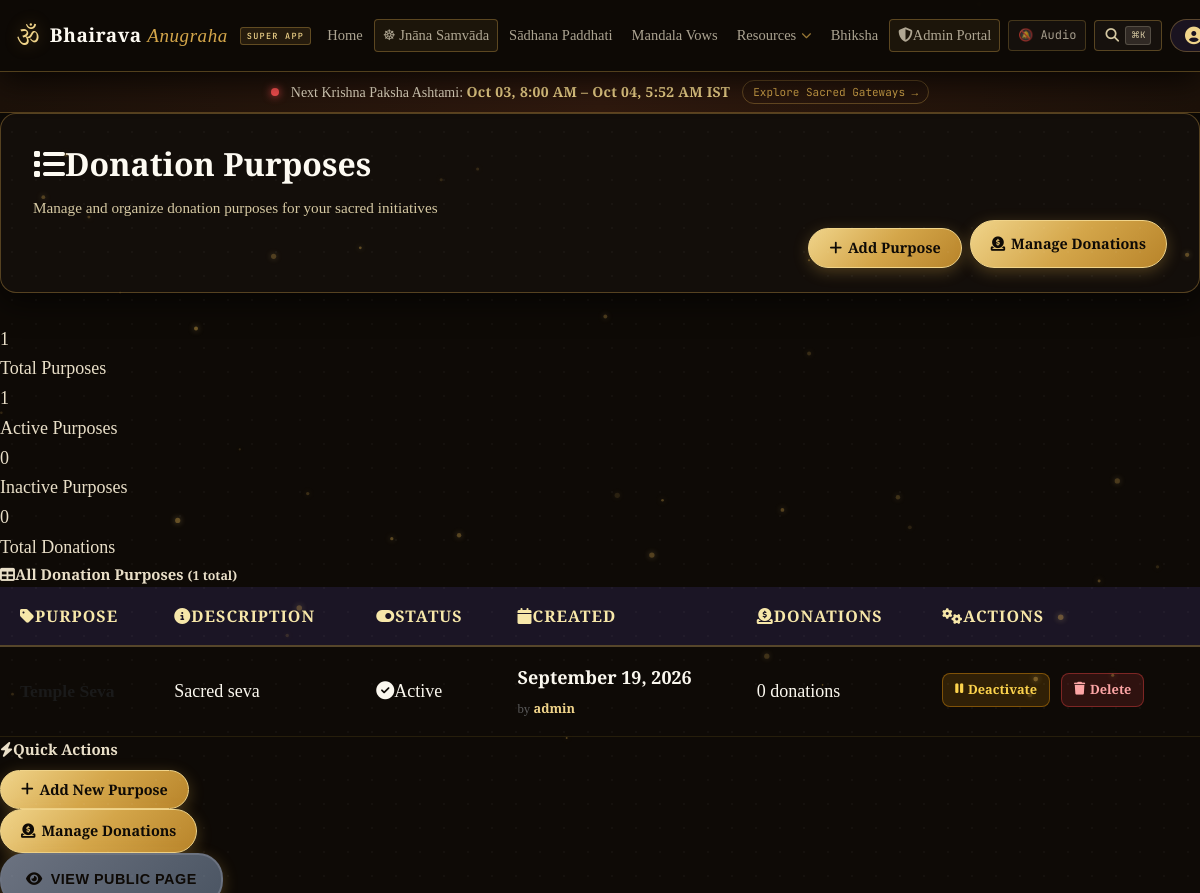
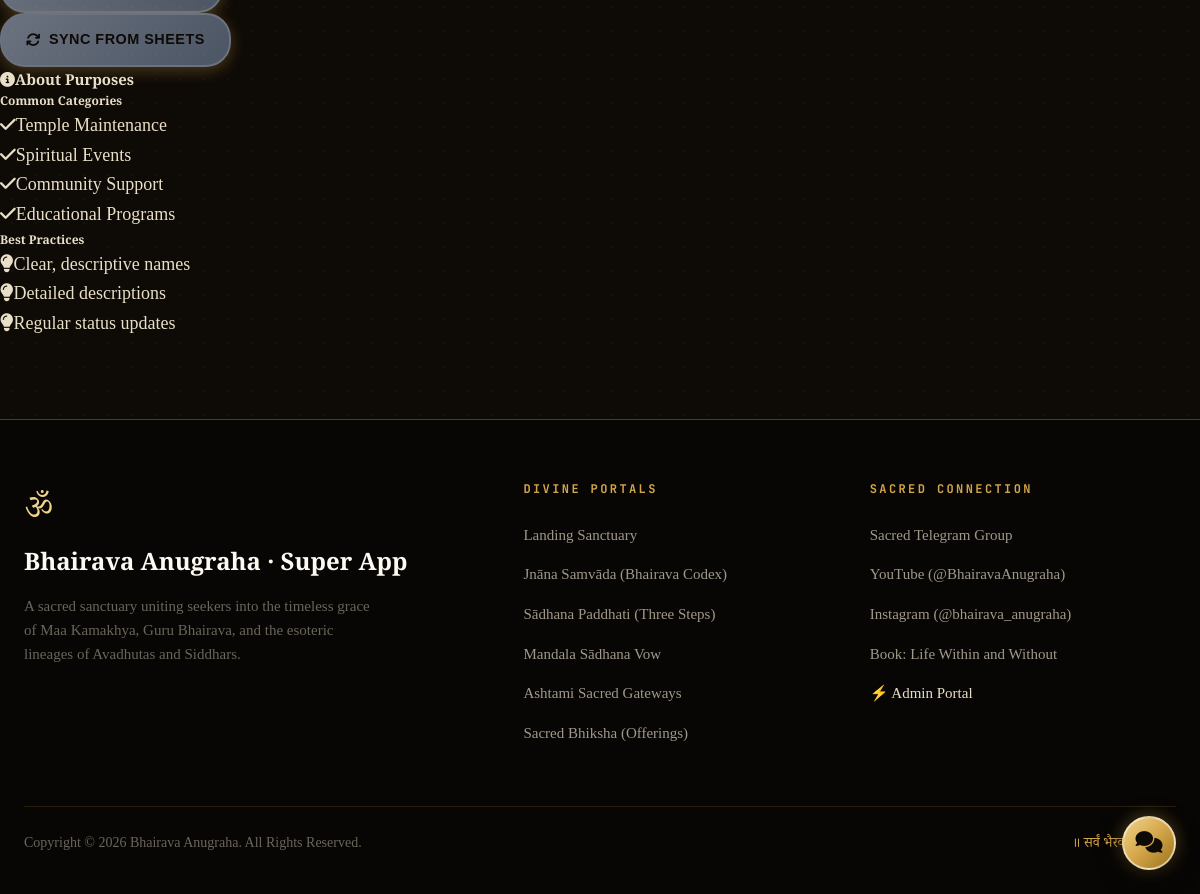
Screenshot of /admin/donation-purposes (signed in) with the database file from the repository (2 pictures, top to bottom).
### models.py (models this page shows, shortened)
class DonationPurpose(db.Model):
    id = db.Column(db.Integer, primary_key=True)
    name = db.Column(db.String(100), nullable=False, unique=True)
    description = db.Column(db.Text, nullable=True)
    is_active = db.Column(db.Boolean, default=True)
    created_at = db.Column(db.DateTime, default=datetime.utcnow)
    created_by = db.Column(db.Integer, db.ForeignKey('user.id'), nullable=True, default=1)
    creator = db.relationship('User', foreign_keys=[created_by], backref='created_purposes')

class User(UserMixin, db.Model):
    id = db.Column(db.Integer, primary_key=True)
    username = db.Column(db.String(80), unique=True, nullable=False)
    email = db.Column(db.String(120), unique=True, nullable=False)
    password_hash = db.Column(db.String(255), nullable=False)
    full_name = db.Column(db.String(100), nullable=False)
    phone = db.Column(db.String(20), nullable=True)
    address = db.Column(db.Text, nullable=True)
    role = db.Column(db.String(20), default='user')  # 'admin' or 'user'
    is_approved = db.Column(db.Boolean, default=False)
    is_active = db.Column(db.Boolean, default=True)
    created_at = db.Column(db.DateTime, default=datetime.utcnow)
    last_active = db.Column(db.DateTime, nullable=True)  # Last activity timestamp
    approved_at = db.Column(db.DateTime, nullable=True)
    approved_by = db.Column(db.Integer, db.ForeignKey('user.id'), nullable=True)
    practice_level = db.Column(db.String(50), nullable=True)  # Beginner, Intermediate, Advanced
    purpose = db.Column(db.Text, nullable=False)  # Purpose for starting sadhana
    profile_picture = db.Column(db.String(255), nullable=True)  # Path to profile picture
    date_of_birth = db.Column(db.Date, nullable=True)
    gender = db.Column(db.String(20), nullable=False, default='Other')
    location = db.Column(db.String(100), nullable=True)
    preferred_language = db.Column(db.String(50), nullable=True)
    referral_source = db.Column(db.String(100), nullable=True)
    mandala_1_access = db.Column(db.Boolean, default=True)  # All users get access to Mandala 1
    mandala_2_access = db.Column(db.Boolean, default=False)  # Admin must approve
    mandala_3_access = db.Column(db.Boolean, default=False)  # Admin must approve
    rudraksha_8_mukhi_access = db.Column(db.Boolean, default=False)  # Admin must approve
    rudraksha_11_mukhi_access = db.Column(db.Boolean, default=False)  # Admin must approve
    rudraksha_14_mukhi_access = db.Column(db.Boolean, default=False)  # Admin must approve
    pratham_charana_diksha_access = db.Column(db.Boolean, default=False)  # Admin must approve
    dutiya_charana_access = db.Column(db.Boolean, default=False)  # Admin must approve
    tritiya_charana_access = db.Column(db.Boolean, default=False)  # Admin must approve
    devi_mandala_1_access = db.Column(db.Boolean, default=True)  # All approved users get access
    devi_mandala_2_access = db.Column(db.Boolean, default=False)  # Admin must approve
    devi_mandala_3_access = db.Column(db.Boolean, default=False)  # Admin must approve
    mandala_1_completed_at = db.Column(db.DateTime, nullable=True)
    mandala_2_completed_at = db.Column(db.DateTime, nullable=True)
    mandala_3_completed_at = db.Column(db.DateTime, nullable=True)
    rudraksha_8_mukhi_completed_at = db.Column(db.DateTime, nullable=True)
    rudraksha_11_mukhi_completed_at = db.Column(db.DateTime, nullable=True)
    rudraksha_14_mukhi_completed_at = db.Column(db.DateTime, nullable=True)
    pratham_charana_diksha_completed_at = db.Column(db.DateTime, nullable=True)
    dutiya_charana_completed_at = db.Column(db.DateTime, nullable=True)
    tritiya_charana_completed_at = db.Column(db.DateTime, nullable=True)
    mandala_1_started_at = db.Column(db.DateTime, nullable=True)
    mandala_2_started_at = db.Column(db.DateTime, nullable=True)
    mandala_3_started_at = db.Column(db.DateTime, nullable=True)
    rudraksha_8_mukhi_started_at = db.Column(db.DateTime, nullable=True)
    rudraksha_11_mukhi_started_at = db.Column(db.DateTime, nullable=True)
    rudraksha_14_mukhi_started_at = db.Column(db.DateTime, nullable=True)
    pratham_charana_diksha_started_at = db.Column(db.DateTime, nullable=True)
    dutiya_charana_started_at = db.Column(db.DateTime, nullable=True)
    tritiya_charana_started_at = db.Column(db.DateTime, nullable=True)
    def is_admin(self):
        return self.role == 'admin'

### app.py (the view, shortened to what this page needs)
@app.route('/admin/donation-purposes', methods=['GET', 'POST'])
@login_required
def donation_purposes():
    if not current_user.is_admin():
        flash('Access denied.', 'error')
        return redirect(url_for('home'))
    form = DonationPurposeForm()
    purposes = DonationPurpose.query.all()
    return render_template('admin/donation_purposes.html', form=form, purposes=purposes, page_title='Donation Purposes - Admin Desk')

### templates/admin/donation_purposes.html (shortened to what this page needs)
{% extends "base.html" %}
{% block content %}
<div class="admin-header">
    <div class="row align-items-center">
        <div class="col-lg-8">
            <h1>
                <i class="fas fa-list me-2"></i>Donation Purposes
            </h1>
            <p class="mb-0">Manage and organize donation purposes for your sacred initiatives</p>
        </div>
        <div class="col-lg-4 text-lg-end">
            <div class="admin-actions">
                <button id="toggle-add-form" class="btn-admin btn-admin-success">
                    <i class="fas fa-plus me-2"></i>Add Purpose
                </button>
                <a href="{{ url_for('admin_donations') }}" class="btn-admin">
                    <i class="fas fa-donate me-2"></i>Manage Donations
                </a>
            </div>
        </div>
    </div>
</div>
<div class="admin-stats">
    <div class="admin-stat-card">
        <div class="admin-stat-number">{{ purposes|length or 0 }}</div>
        <div class="admin-stat-label">Total Purposes</div>
    </div>
    <div class="admin-stat-card">
        <div class="admin-stat-number">{{ purposes|selectattr('is_active', 'equalto', true)|list|length or 0 }}</div>
        <div class="admin-stat-label">Active Purposes</div>
    </div>
    <div class="admin-stat-card">
        <div class="admin-stat-number">{{ purposes|selectattr('is_active', 'equalto', false)|list|length or 0 }}</div>
        <div class="admin-stat-label">Inactive Purposes</div>
    </div>
    <div class="admin-stat-card">
        <div class="admin-stat-number">{{ purposes|map(attribute='donations')|map('length')|sum or 0 }}</div>
        <div class="admin-stat-label">Total Donations</div>
    </div>
</div>
{% if purposes %}
<div class="enterprise-card">
    <div class="enterprise-card-header">
        <h5 class="mb-0">
            <i class="fas fa-table me-2"></i>All Donation Purposes
            <small class="text-muted ms-2">({{ purposes|length }} total)</small>
        </h5>
    </div>
    <div class="enterprise-card-body">
        <div class="table-responsive">
            <table class="enterprise-table">
                <thead>
                    <tr>
                        <th><i class="fas fa-tag me-2"></i>Purpose</th>
                        <th><i class="fas fa-info-circle me-2"></i>Description</th>
                        <th><i class="fas fa-toggle-on me-2"></i>Status</th>
                        <th><i class="fas fa-calendar me-2"></i>Created</th>
                        <th><i class="fas fa-donate me-2"></i>Donations</th>
                        <th><i class="fas fa-cogs me-2"></i>Actions</th>
                    </tr>
                </thead>
                <tbody>
                    {% for purpose in purposes %}
                    <tr>
                        <td>
                            <div class="purpose-name">{{ purpose.name }}</div>
                        </td>
                        <td>
                            {% if purpose.description %}
                                <div class="purpose-description">{{ purpose.description[:120] }}{% if purpose.description|length > 120 %}...{% endif %}</div>
                            {% else %}
                                <em class="text-muted">No description provided</em>
                            {% endif %}
                        </td>
                        <td>
                            {% if purpose.is_active %}
                            <span class="enterprise-badge enterprise-badge-success">
                                <i class="fas fa-check-circle me-1"></i>Active
                            </span>
                            {% else %}
                            <span class="enterprise-badge enterprise-badge-secondary">
                                <i class="fas fa-pause-circle me-1"></i>Inactive
                            </span>
                            {% endif %}
                        </td>
                        <td>
                            <div>
                                <strong>{{ purpose.created_at.strftime('%B %d, %Y') }}</strong>
                            </div>
                            <div class="creator-info">
                                by <strong>{{ purpose.creator.username }}</strong>
                            </div>
                        </td>
                        <td>
                            <span class="enterprise-badge enterprise-badge-info">
                                {{ purpose.donations|length }} donations
                            </span>
                        </td>
                        <td>
                            <div class="d-flex flex-wrap gap-1">
                                <a href="{{ url_for('toggle_donation_purpose', purpose_id=purpose.id) }}"
                                   class="table-action-btn {% if purpose.is_active %}table-action-btn-warning{% else %}table-action-btn-success{% endif %}"
                                   onclick="return confirm('{% if purpose.is_active %}Deactivate{% else %}Activate{% endif %} this purpose?')">
                                    <i class="fas fa-{% if purpose.is_active %}pause{% else %}play{% endif %}"></i>
                                    {% if purpose.is_active %}Deactivate{% else %}Activate{% endif %}
                                </a>
                                {% if purpose.donations|length == 0 %}
                                <button type="button" class="table-action-btn table-action-btn-danger"
                                        onclick="deletePurpose({{ purpose.id }}, '{{ purpose.name }}')">
                                    <i class="fas fa-trash"></i> Delete
                                </button>
                                {% endif %}
                            </div>
                        </td>
                    </tr>
                    {% endfor %}
                </tbody>
            </table>
        </div>
    </div>
</div>
{% endif %}
<div class="row mt-4">
    <div class="col-lg-8">
        <div class="enterprise-card">
            <div class="enterprise-card-header">
                <h5 class="mb-0">
                    <i class="fas fa-bolt me-2"></i>Quick Actions
                </h5>
            </div>
            <div class="enterprise-card-body">
                <div class="row g-3">
                    <div class="col-md-6">
                        <button onclick="document.getElementById('toggle-add-form').click()" class="btn-admin btn-admin-success w-100">
                            <i class="fas fa-plus me-2"></i>Add New Purpose
                        </button>
                    </div>
                    <div class="col-md-6">
                        <a href="{{ url_for('admin_donations') }}" class="btn-admin w-100">
                            <i class="fas fa-donate me-2"></i>Manage Donations
                        </a>
                    </div>
                    <div class="col-md-6">
                        <a href="{{ url_for('bhiksha') }}" class="btn-admin btn-admin-secondary w-100" target="_blank">
                            <i class="fas fa-eye me-2"></i>View Public Page
                        </a>
                    </div>
                    <div class="col-md-6">
                        <a href="{{ url_for('sync_donations') }}" class="btn-admin btn-admin-secondary w-100"
                           onclick="return confirm('This will sync donations from Google Sheets. Continue?')">
                            <i class="fas fa-sync me-2"></i>Sync from Sheets
                        </a>
                    </div>
                </div>
            </div>
        </div>
    </div>
    <div class="col-lg-4">
        <div class="enterprise-card">
            <div class="enterprise-card-header">
                <h5 class="mb-0">
                    <i class="fas fa-info-circle me-2"></i>About Purposes
                </h5>
            </div>
            <div class="enterprise-card-body">
                <div class="mb-3">
                    <h6 class="text-muted mb-2">Common Categories</h6>
                    <ul class="list-unstyled small">
                        <li><i class="fas fa-check text-success me-2"></i>Temple Maintenance</li>
                        <li><i class="fas fa-check text-success me-2"></i>Spiritual Events</li>
                        <li><i class="fas fa-check text-success me-2"></i>Community Support</li>
                        <li><i class="fas fa-check text-success me-2"></i>Educational Programs</li>
                    </ul>
                </div>
                <div>
                    <h6 class="text-muted mb-2">Best Practices</h6>
                    <ul class="list-unstyled small">
                        <li><i class="fas fa-lightbulb text-warning me-2"></i>Clear, descriptive names</li>
                        <li><i class="fas fa-lightbulb text-warning me-2"></i>Detailed descriptions</li>
                        <li><i class="fas fa-lightbulb text-warning me-2"></i>Regular status updates</li>
                    </ul>
                </div>
            </div>
        </div>
    </div>
</div>
{% endblock %}

### rows the page displays
DonationPurpose: description "Sacred seva", is_active True (drawn), created_at "September 19, 2026", creator.username "admin", donations|length "0"

### other values shown
{{ purposes|length or 0 }} "1"
{{ purposes|selectattr('is_active', 'equalto', true)|list|length or 0 }} "1"
{{ purposes|selectattr('is_active', 'equalto', false)|list|length or 0 }} "0"
{{ purposes|map(attribute='donations')|map('length')|sum or 0 }} "0"
{{ purposes|length }} "1"
